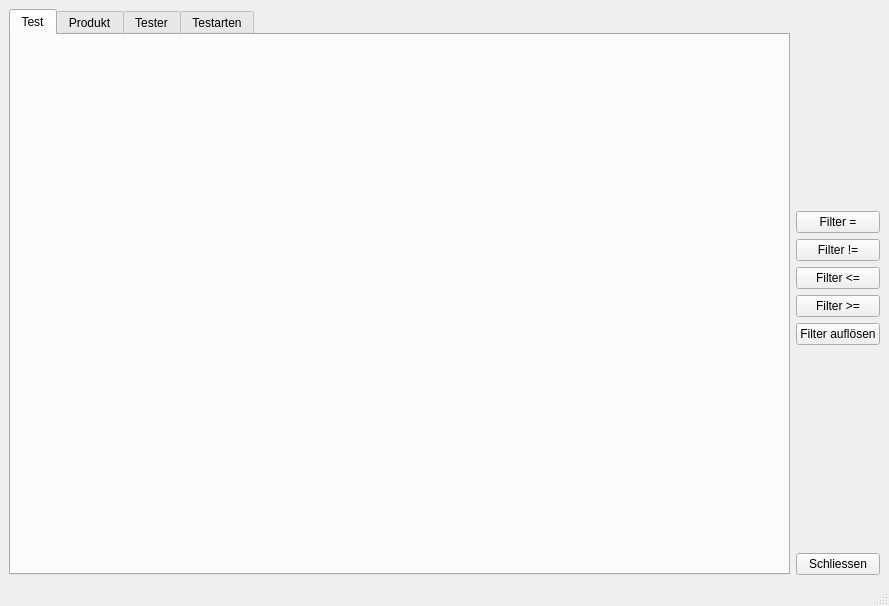
<?xml version="1.0" encoding="UTF-8"?>
<ui version="4.0">
 <class>MainWindow</class>
 <widget class="QMainWindow" name="MainWindow">
  <property name="geometry">
   <rect>
    <x>0</x>
    <y>0</y>
    <width>889</width>
    <height>606</height>
   </rect>
  </property>
  <property name="windowTitle">
   <string>GUI-Tests</string>
  </property>
  <widget class="QWidget" name="centralwidget">
   <layout class="QGridLayout" name="gridLayout">
    <item row="0" column="0">
     <widget class="QTabWidget" name="tabTabellen">
      <property name="currentIndex">
       <number>0</number>
      </property>
      <widget class="QWidget" name="tabTest">
       <attribute name="title">
        <string>Test</string>
       </attribute>
       <layout class="QGridLayout" name="gridLayout_Test"/>
      </widget>
      <widget class="QWidget" name="tabProdukt">
       <attribute name="title">
        <string>Produkt</string>
       </attribute>
       <layout class="QGridLayout" name="gridLayout_Produkt"/>
      </widget>
      <widget class="QWidget" name="tabTester">
       <attribute name="title">
        <string>Tester</string>
       </attribute>
       <layout class="QGridLayout" name="gridLayout_Tester"/>
      </widget>
      <widget class="QWidget" name="tabTestarten">
       <attribute name="title">
        <string>Testarten</string>
       </attribute>
       <layout class="QGridLayout" name="gridLayout_Testarten"/>
      </widget>
     </widget>
    </item>
    <item row="0" column="1">
     <layout class="QVBoxLayout" name="verticalLayout">
      <item>
       <spacer name="verticalSpacer_2">
        <property name="orientation">
         <enum>Qt::Vertical</enum>
        </property>
        <property name="sizeHint" stdset="0">
         <size>
          <width>20</width>
          <height>40</height>
         </size>
        </property>
       </spacer>
      </item>
      <item>
       <widget class="QPushButton" name="pbEqual">
        <property name="text">
         <string>Filter =</string>
        </property>
       </widget>
      </item>
      <item>
       <widget class="QPushButton" name="pbUnequal">
        <property name="text">
         <string>Filter !=</string>
        </property>
       </widget>
      </item>
      <item>
       <widget class="QPushButton" name="pbLess">
        <property name="text">
         <string>Filter &lt;=</string>
        </property>
       </widget>
      </item>
      <item>
       <widget class="QPushButton" name="pbMore">
        <property name="text">
         <string>Filter &gt;=</string>
        </property>
       </widget>
      </item>
      <item>
       <widget class="QPushButton" name="pbCancel">
        <property name="text">
         <string>Filter auflösen</string>
        </property>
       </widget>
      </item>
      <item>
       <spacer name="verticalSpacer">
        <property name="orientation">
         <enum>Qt::Vertical</enum>
        </property>
        <property name="sizeHint" stdset="0">
         <size>
          <width>20</width>
          <height>88</height>
         </size>
        </property>
       </spacer>
      </item>
      <item>
       <widget class="QPushButton" name="pushButton_Schliessen">
        <property name="text">
         <string>Schliessen</string>
        </property>
       </widget>
      </item>
     </layout>
    </item>
   </layout>
  </widget>
  <widget class="QMenuBar" name="menubar">
   <property name="geometry">
    <rect>
     <x>0</x>
     <y>0</y>
     <width>889</width>
     <height>21</height>
    </rect>
   </property>
  </widget>
  <widget class="QStatusBar" name="statusbar"/>
 </widget>
 <tabstops>
  <tabstop>tabTabellen</tabstop>
  <tabstop>pbEqual</tabstop>
  <tabstop>pbUnequal</tabstop>
  <tabstop>pbLess</tabstop>
  <tabstop>pbMore</tabstop>
  <tabstop>pbCancel</tabstop>
  <tabstop>pushButton_Schliessen</tabstop>
 </tabstops>
 <resources/>
 <connections/>
</ui>
